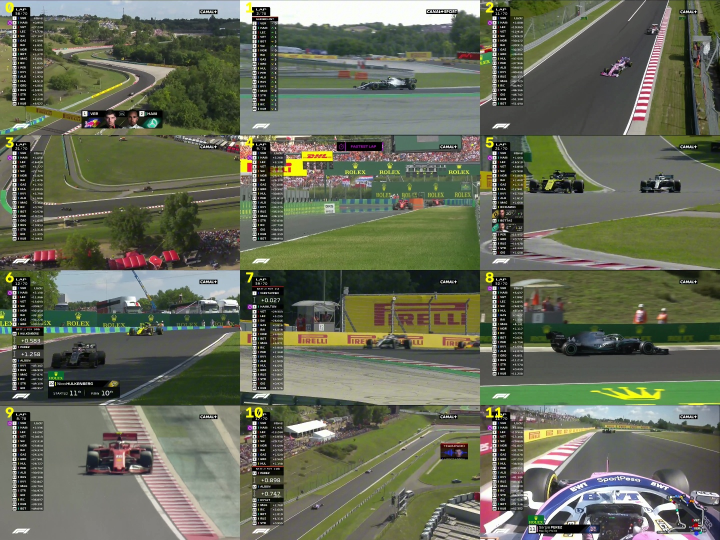
#> input picture data/reports/annotation-contact-sheet.jpg, 1440 x 1080 px (shown at 1/2 size)
$ python -i track_cues.py   (imports and definitions only)
#> lines starting #> are read from the running program, lines starting #| are printed output that depends on the picture; after the words box and inside, x2 and y2 are one past the last pixel; in counts of white or black regions, pixels touching at a corner belong together
#> further down, picture is the input picture: shape (1080, 1440, 3); mean B, G, R 87.9, 106.3, 101.9
"""Full-image paint and curb candidates; curbs never define legal track area."""
import cv2
import numpy as np

def track_cues(frame,exclude=None):
 image=cv2.resize(frame,(960,540));hsv=cv2.cvtColor(image,cv2.COLOR_BGR2HSV)
#> after `image = cv2.resize(frame, (960, 540))`:
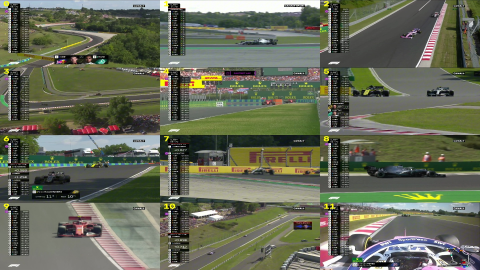
#> image: shape (540, 960, 3) (shown at 1/2 size); mean B, G, R 87.8, 106.2, 101.9
 white=cv2.inRange(hsv,(0,0,165),(180,65,255))
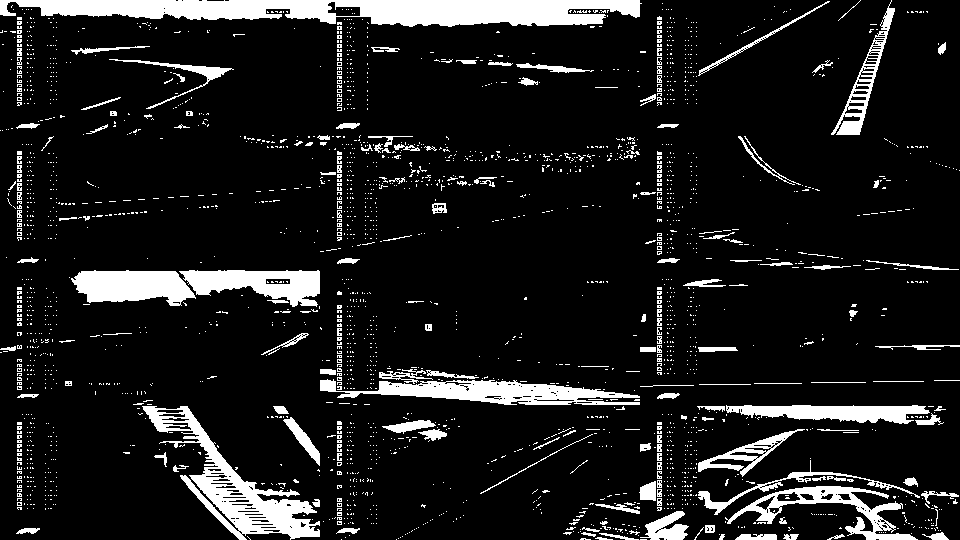
#> white: shape (540, 960); 11.1% white; 2523 white regions (2355 under 20 px), largest, box (x1, y1, x2, y2) and area: (0, 0, 642, 27) 11746, (142, 406, 320, 540) 6227, (320, 379, 640, 405) 4304
 red=cv2.bitwise_or(cv2.inRange(hsv,(0,95,70),(12,255,255)),cv2.inRange(hsv,(168,95,70),(180,255,255)))
#> red: shape (540, 960); 1.4% white; 317 white regions (244 under 20 px), largest, box (x1, y1, x2, y2) and area: (145, 250, 196, 269) 591, (639, 500, 669, 533) 485, (145, 445, 183, 473) 331
 asphalt=cv2.inRange(hsv,(0,0,25),(180,85,180))
#> asphalt: shape (540, 960); 55.1% white; 1657 black regions (1472 under 20 px), largest, box (x1, y1, x2, y2) and area: (0, 184, 960, 405) 70902, (0, 0, 826, 270) 69284, (426, 406, 948, 540) 21364
 foreground=np.zeros_like(white)
 for p in exclude or []:
  if len(p)>2:cv2.fillPoly(foreground,[(np.asarray(p)*[960,540]).astype(np.int32)],255)
#> foreground: shape (540, 960); every value is 0
 white[foreground>0]=0;red[foreground>0]=0;asphalt[foreground>0]=0
 # Require support from a connected road-like surface, not arbitrary gray
 # pixels in sky, grandstands, tire sidewalls or cockpit lettering.
 core=cv2.morphologyEx(asphalt,cv2.MORPH_OPEN,np.ones((7,7),np.uint8))
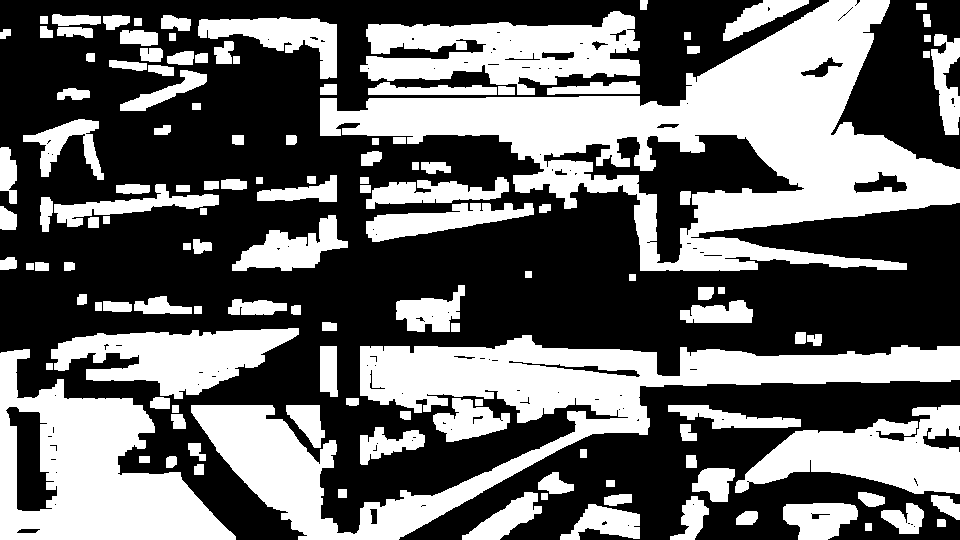
#> core: shape (540, 960); 41.6% white; 129 white regions, largest, box (x1, y1, x2, y2) and area: (320, 0, 960, 271) 58578, (191, 335, 960, 540) 42616, (0, 349, 236, 540) 22515
 count,labels,stats,centroids=cv2.connectedComponentsWithStats(core)
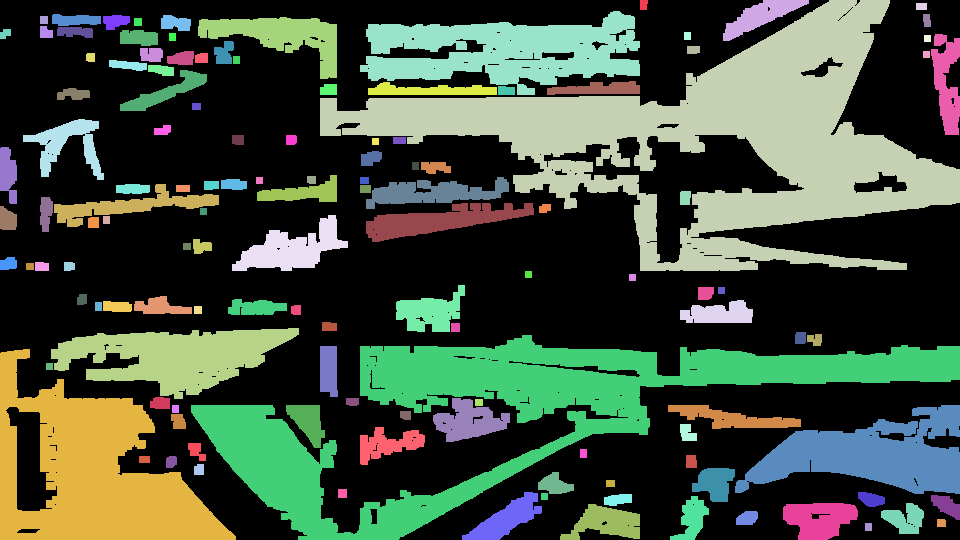
#> labels: shape (540, 960) int32; 130 distinct labels, from 0 to 129; one colour per label, 0 black
#> count = 130; stats = 130 rows, first 6: [0, 0, 960, 540, 302504], [640, 0, 8, 10, 74], [723, 0, 86, 41, 1444], [320, 0, 640, 271, 58578], [916, 3, 11, 7, 77], [360, 11, 280, 84, 13403]; centroids = 130 pairs, first value 4.9 to 946.4, second value 4.34 to 526.5
 eligible=[i for i in range(1,count) if stats[i,cv2.CC_STAT_AREA]>core.size*.008 and centroids[i,1]>540*.20]
#> eligible = [3, 89, 91, 94, 103]
 if eligible:
  road_id=max(eligible,key=lambda i:stats[i,cv2.CC_STAT_AREA])
#> road_id = 3
  asphalt=cv2.dilate((labels==road_id).astype(np.uint8)*255,np.ones((7,7),np.uint8))
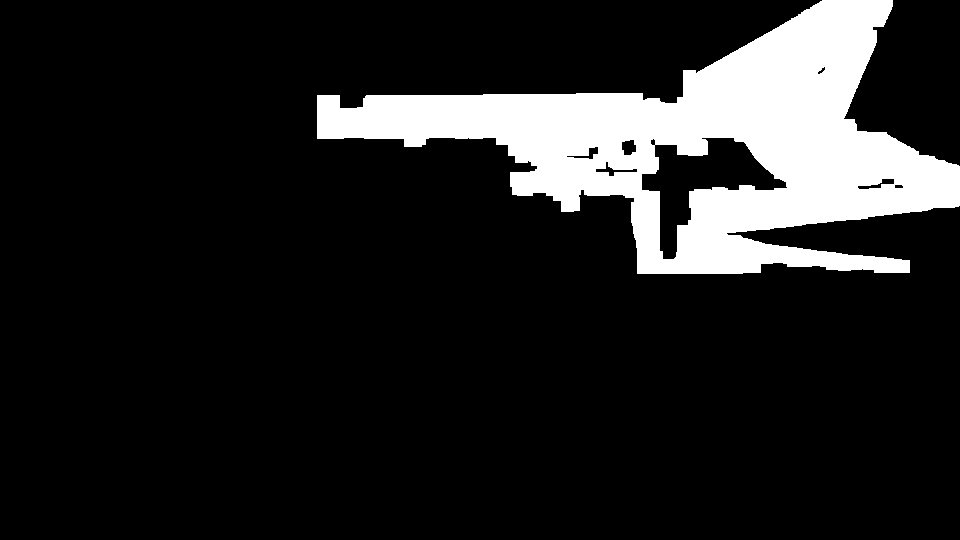
#> asphalt: shape (540, 960); 13.6% white; 1 white region, box (x1, y1, x2, y2) and area: (317, 0, 960, 274) 70519
 else:return []
 kernel=cv2.getStructuringElement(cv2.MORPH_ELLIPSE,(17,17))
 # Red near white is a curb cue; isolated red cars/adverts are not sufficient.
 curb=cv2.bitwise_and(red,cv2.dilate(white,kernel))
#> curb: shape (540, 960); 0.87% white; 265 white regions (215 under 20 px), largest, box (x1, y1, x2, y2) and area: (639, 500, 669, 533) 476, (149, 445, 181, 473) 258, (145, 258, 196, 269) 252
 curb=cv2.morphologyEx(curb,cv2.MORPH_CLOSE,np.ones((5,5),np.uint8))
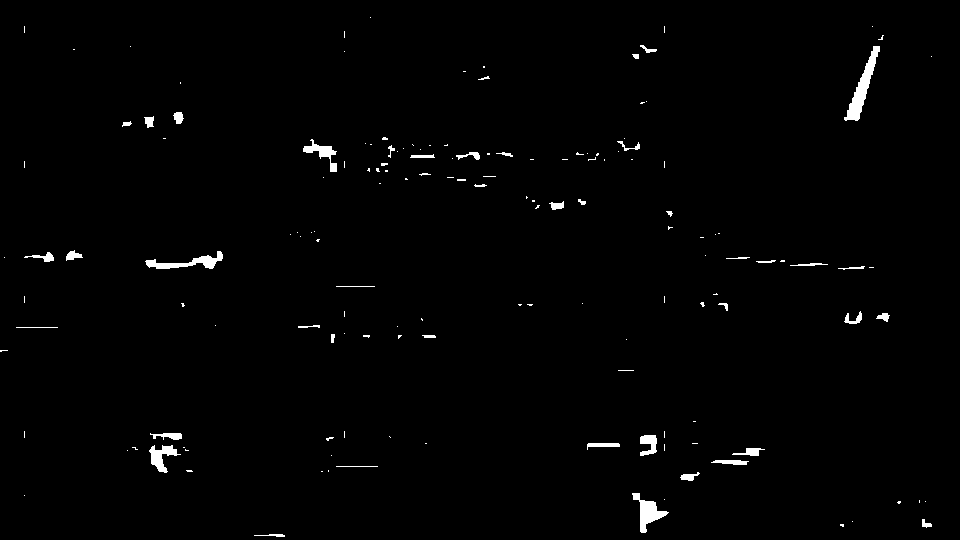
#> curb: shape (540, 960); 1.1% white; 153 white regions (110 under 20 px), largest, box (x1, y1, x2, y2) and area: (844, 46, 880, 121) 804, (632, 493, 669, 533) 545, (145, 251, 223, 269) 519
 output=[]
 for mask,label in [(white,'white edge paint'),(curb,'red-white curb')]:
  contours,_=cv2.findContours(mask,cv2.RETR_EXTERNAL,cv2.CHAIN_APPROX_SIMPLE)
  for c in contours:
   area=cv2.contourArea(c);x,y,w,h=cv2.boundingRect(c)
   if area<8 or area>mask.size*.05 or max(w,h)<12 or y==0:continue
   (_, _),(rw,rh),_=cv2.minAreaRect(c)
   elongation=max(rw,rh)/max(1,min(rw,rh))
   if label=='white edge paint' and elongation<3:continue
   region=np.zeros_like(mask);cv2.drawContours(region,[c],-1,255,-1)
   ring=cv2.subtract(cv2.dilate(region,kernel),region)
   neighbors=np.count_nonzero(ring)
   road_support=np.count_nonzero(cv2.bitwise_and(ring,asphalt))/max(1,neighbors)
   if road_support<.22:continue
   approx=cv2.approxPolyDP(c,1.5,True).reshape(-1,2)
   if len(approx)<2:continue
   points=(approx/[960,540]).tolist();points.append(points[0])
   output.append(dict(side=label,points=points,kind='observed candidate',confidence=min(.75,.25+road_support*.5),cue=label,legal_boundary=False))
#> this loop made 2 passes
#> label on passes 1 to 2: 'white edge paint', 'red-white curb'
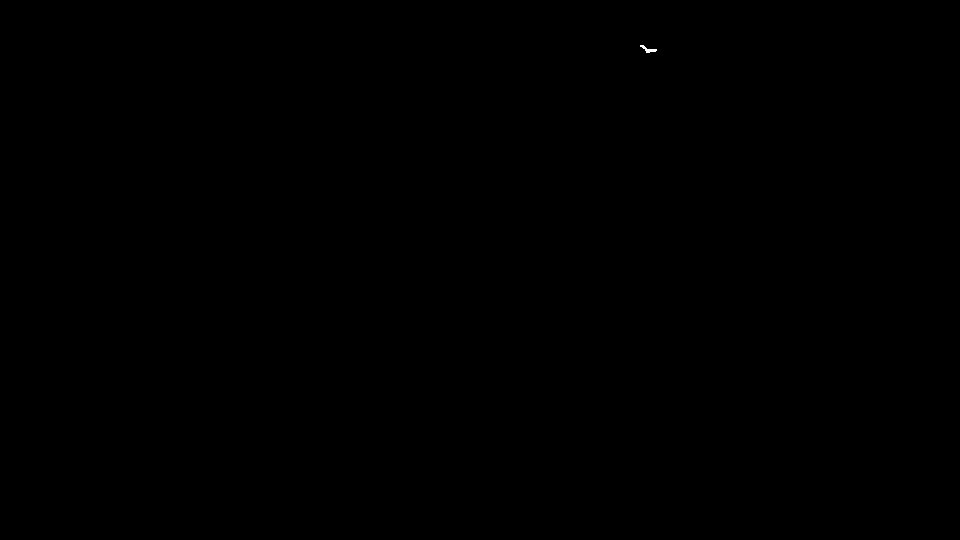
#> region: shape (540, 960); 0.01% white; 1 white region, box (x1, y1, x2, y2) and area: (640, 45, 657, 53) 55
#> ring: shape (540, 960); 0.1% white; 1 white region, box (x1, y1, x2, y2) and area: (632, 37, 665, 61) 518
#> after the loop, output = 26 items
 return output

>>> import cv2
>>> picture = cv2.imread('../data/reports/annotation-contact-sheet.jpg')
>>> result = track_cues(picture)
#> result = 26 items
